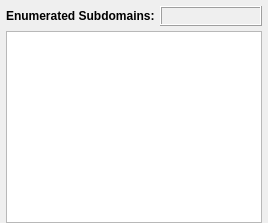
           <widget class="QWidget" name="tab_results">
            <attribute name="title">
             <string>Results</string>
            </attribute>
            <layout class="QVBoxLayout" name="verticalLayout">
             <property name="spacing">
              <number>5</number>
             </property>
             <property name="leftMargin">
              <number>6</number>
             </property>
             <property name="topMargin">
              <number>6</number>
             </property>
             <property name="rightMargin">
              <number>6</number>
             </property>
             <property name="bottomMargin">
              <number>0</number>
             </property>
             <item>
              <layout class="QHBoxLayout" name="horizontalLayout_5">
               <item>
                <widget class="QLabel" name="label_3">
                 <property name="sizePolicy">
                  <sizepolicy hsizetype="Maximum" vsizetype="Preferred">
                   <horstretch>0</horstretch>
                   <verstretch>0</verstretch>
                  </sizepolicy>
                 </property>
                 <property name="font">
                  <font>
                   <weight>75</weight>
                   <bold>true</bold>
                  </font>
                 </property>
                 <property name="styleSheet">
                  <string notr="true"/>
                 </property>
                 <property name="text">
                  <string>Enumerated Subdomains:</string>
                 </property>
                </widget>
               </item>
               <item>
                <widget class="QLabel" name="label_resultsCount">
                 <property name="sizePolicy">
                  <sizepolicy hsizetype="Preferred" vsizetype="Maximum">
                   <horstretch>0</horstretch>
                   <verstretch>0</verstretch>
                  </sizepolicy>
                 </property>
                 <property name="minimumSize">
                  <size>
                   <width>0</width>
                   <height>20</height>
                  </size>
                 </property>
                 <property name="maximumSize">
                  <size>
                   <width>16777215</width>
                   <height>20</height>
                  </size>
                 </property>
                 <property name="font">
                  <font>
                   <weight>75</weight>
                   <bold>true</bold>
                  </font>
                 </property>
                 <property name="styleSheet">
                  <string notr="true"/>
                 </property>
                 <property name="frameShape">
                  <enum>QFrame::Box</enum>
                 </property>
                 <property name="frameShadow">
                  <enum>QFrame::Raised</enum>
                 </property>
                 <property name="text">
                  <string/>
                 </property>
                </widget>
               </item>
              </layout>
             </item>
             <item>
              <widget class="QTableView" name="tableView_results">
               <property name="font">
                <font>
                 <family>MS Shell Dlg 2</family>
                 <pointsize>8</pointsize>
                 <weight>50</weight>
                 <italic>false</italic>
                 <bold>false</bold>
                </font>
               </property>
               <property name="contextMenuPolicy">
                <enum>Qt::CustomContextMenu</enum>
               </property>
               <property name="styleSheet">
                <string notr="true"/>
               </property>
               <property name="frameShape">
                <enum>QFrame::StyledPanel</enum>
               </property>
               <property name="frameShadow">
                <enum>QFrame::Sunken</enum>
               </property>
               <property name="autoScrollMargin">
                <number>16</number>
               </property>
               <property name="editTriggers">
                <set>QAbstractItemView::NoEditTriggers</set>
               </property>
               <property name="tabKeyNavigation">
                <bool>false</bool>
               </property>
               <property name="showDropIndicator" stdset="0">
                <bool>false</bool>
               </property>
               <property name="dragDropOverwriteMode">
                <bool>false</bool>
               </property>
               <property name="alternatingRowColors">
                <bool>false</bool>
               </property>
               <property name="selectionMode">
                <enum>QAbstractItemView::ExtendedSelection</enum>
               </property>
               <property name="verticalScrollMode">
                <enum>QAbstractItemView::ScrollPerPixel</enum>
               </property>
               <property name="horizontalScrollMode">
                <enum>QAbstractItemView::ScrollPerPixel</enum>
               </property>
               <property name="showGrid">
                <bool>false</bool>
               </property>
               <property name="sortingEnabled">
                <bool>true</bool>
               </property>
               <property name="cornerButtonEnabled">
                <bool>false</bool>
               </property>
               <attribute name="horizontalHeaderCascadingSectionResizes">
                <bool>true</bool>
               </attribute>
               <attribute name="horizontalHeaderMinimumSectionSize">
                <number>200</number>
               </attribute>
               <attribute name="horizontalHeaderDefaultSectionSize">
                <number>220</number>
               </attribute>
               <attribute name="horizontalHeaderShowSortIndicator" stdset="0">
                <bool>true</bool>
               </attribute>
               <attribute name="horizontalHeaderStretchLastSection">
                <bool>true</bool>
               </attribute>
               <attribute name="verticalHeaderVisible">
                <bool>false</bool>
               </attribute>
               <attribute name="verticalHeaderMinimumSectionSize">
                <number>15</number>
               </attribute>
               <attribute name="verticalHeaderDefaultSectionSize">
                <number>15</number>
               </attribute>
              </widget>
             </item>
            </layout>
           </widget>
